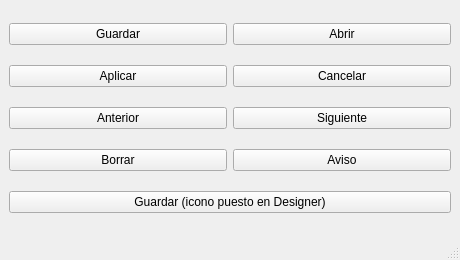
<?xml version="1.0" encoding="UTF-8"?>
<ui version="4.0">
 <class>MainWindow</class>
 <widget class="QMainWindow" name="MainWindow">
  <property name="geometry">
   <rect>
    <x>0</x>
    <y>0</y>
    <width>460</width>
    <height>260</height>
   </rect>
  </property>
  <property name="windowTitle">
   <string>Iconos estándar</string>
  </property>
  <widget class="QWidget" name="centralwidget">
   <layout class="QGridLayout" name="gridIconos">
    <item row="0" column="0">
     <widget class="QPushButton" name="btnGuardar">
      <property name="text">
       <string>Guardar</string>
      </property>
     </widget>
    </item>
    <item row="0" column="1">
     <widget class="QPushButton" name="btnAbrir">
      <property name="text">
       <string>Abrir</string>
      </property>
     </widget>
    </item>
    <item row="1" column="0">
     <widget class="QPushButton" name="btnAplicar">
      <property name="text">
       <string>Aplicar</string>
      </property>
     </widget>
    </item>
    <item row="1" column="1">
     <widget class="QPushButton" name="btnCancelar">
      <property name="text">
       <string>Cancelar</string>
      </property>
     </widget>
    </item>
    <item row="2" column="0">
     <widget class="QPushButton" name="btnAnterior">
      <property name="text">
       <string>Anterior</string>
      </property>
     </widget>
    </item>
    <item row="2" column="1">
     <widget class="QPushButton" name="btnSiguiente">
      <property name="text">
       <string>Siguiente</string>
      </property>
     </widget>
    </item>
    <item row="3" column="0">
     <widget class="QPushButton" name="btnBorrar">
      <property name="text">
       <string>Borrar</string>
      </property>
     </widget>
    </item>
    <item row="3" column="1">
     <widget class="QPushButton" name="btnAviso">
      <property name="text">
       <string>Aviso</string>
      </property>
     </widget>
    </item>
    <item row="4" column="0" colspan="2">
     <widget class="QPushButton" name="btnGuardarPng">
      <property name="text">
       <string>Guardar (icono puesto en Designer)</string>
      </property>
      <property name="icon">
       <iconset>
        <normaloff>icono_guardar.png</normaloff>icono_guardar.png</iconset>
      </property>
      <property name="iconSize">
       <size>
        <width>32</width>
        <height>32</height>
       </size>
      </property>
     </widget>
    </item>
   </layout>
  </widget>
  <widget class="QMenuBar" name="menubar">
   <property name="geometry">
    <rect>
     <x>0</x>
     <y>0</y>
     <width>460</width>
     <height>22</height>
    </rect>
   </property>
  </widget>
  <widget class="QStatusBar" name="statusbar"/>
 </widget>
 <resources/>
 <connections/>
</ui>
